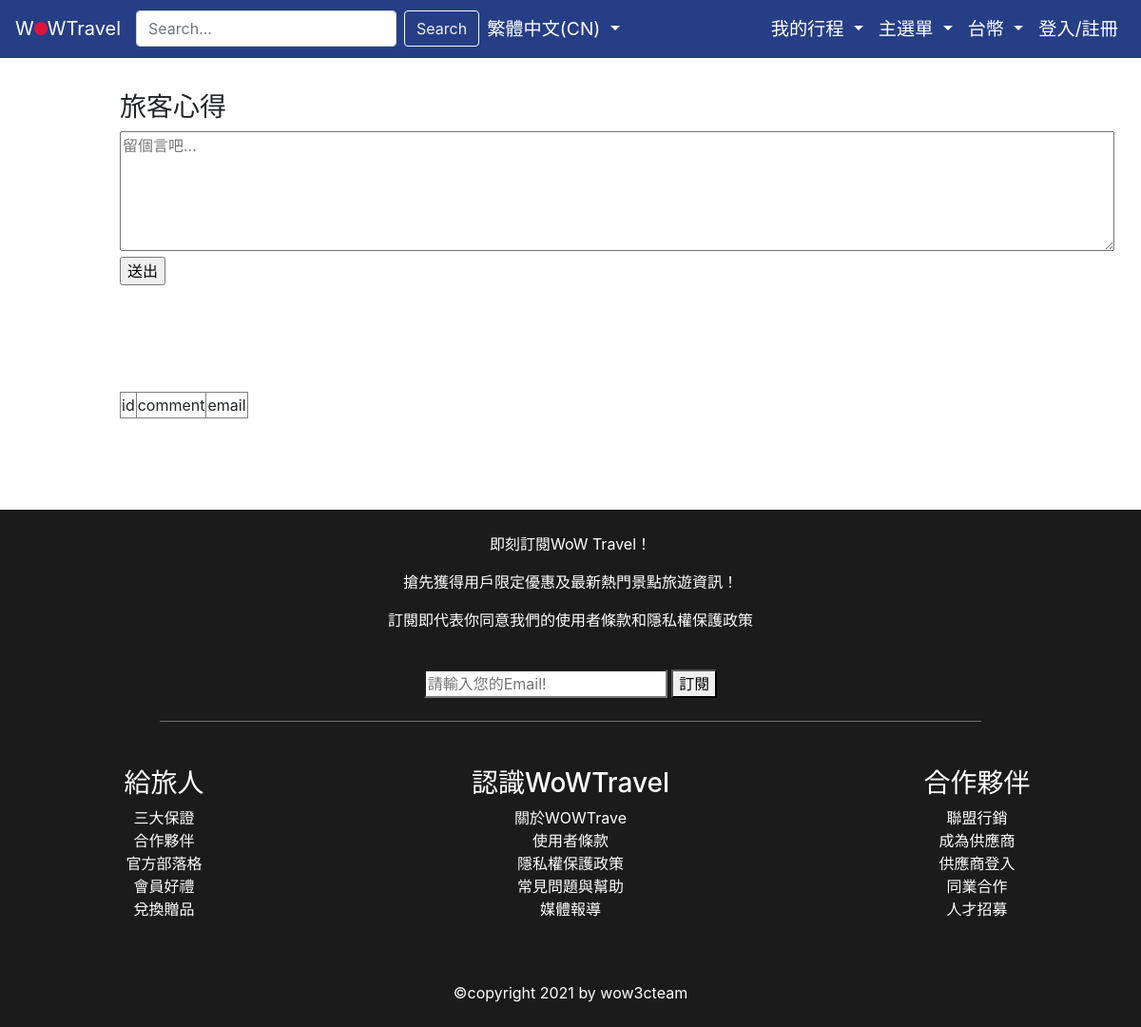
Before: /messenger with the older database file.
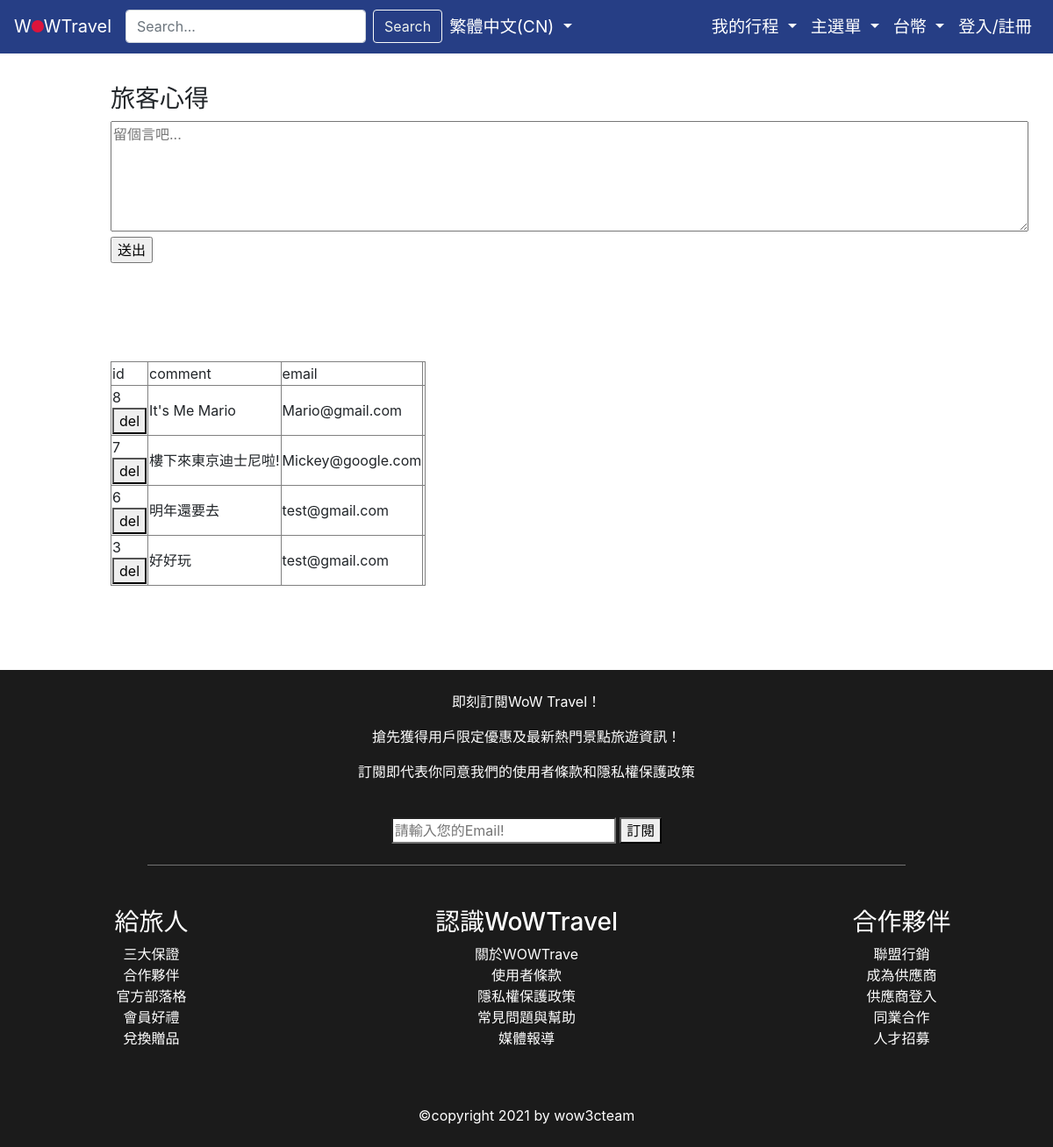
After: the same page with the newer database file.
### tables this page shows
CREATE TABLE messenger(
                    id INTEGER PRIMARY KEY AUTOINCREMENT,
                    comment TEXT NOT NULL,
                    email TEXT NOT NULL,
                    member_id INTEGER NOT NULL,
                    FOREIGN KEY (member_id) REFERENCES member(id)
                );

### main.py (the view)
@app.route('/messenger')
def jp_messenger():
    rows = DB.get_all_messenger()
    return render_template('messenger.html', rows=rows)

### db.py (called while the page is built)
    def get_all_messenger(self):
        cursor = self.con.execute(
            "SELECT * FROM messenger ORDER BY id DESC;"
        )
        messenger = []
        for row in cursor:
            messenger.append({
                "id": row[0],
                "comment": row[1],
                "email": row[2]
            })
        return messenger

### templates/messenger.html (shortened to what this page needs)
{% extends "index.html" %} {% block title %}jp{% endblock %} {% block content %}
<div class="container rwd d-flex flex-column p-5">
    <div class='p-5'>
        <form action="{{url_for('add_messenger')}}" method="POST">
            <h3>旅客心得</h3>
            <textarea type='text' cols="100" rows="5" placeholder="留個言吧..." name="comment"></textarea>
            <p><input type="submit" value="送出"></p>
        </form>
    </div>
    <div class='p-5'>
        <table border=1>
            <thead>
                <td>id</td>
                <td>comment</td>
                <td>email</td>
            </thead>
            {% for row in rows %}
            <tr class='active'>
                <td>{{ row['id'] }}
                    <form action="{{url_for('delete_messenger')}}" method="POST">
                        <button name="button" value="{{ row['id'] }}" >del</button>
                    </form>
                </td>
                <td>{{ row['comment'] }}</td>
                <td>{{ row['email'] }}</td>
                <td>{{ row['member_id'] }}</td>
            </tr>
            {% endfor %}
        </table>
    </div>
</div>
{% endblock %}

### templates/index.html (shortened to what this page needs)
<!doctype html>
<html lang="en">
<head>
    <link rel="stylesheet" href="https://stackpath.bootstrapcdn.com/bootstrap/4.3.1/css/bootstrap.min.css">
    <link rel="stylesheet" href="https://cdnjs.cloudflare.com/ajax/libs/font-awesome/5.15.3/css/all.min.css" />
    <link rel="stylesheet" href="{{url_for('static', filename='common.css')}}" />
</head>
<body class="container-fluid m-0 p-0">
    <nav class="wow-bg navbar navbar-expand-lg navbar-dark fixed-top">
        <a class="logo-link navbar-brand d-flex justify-content-center" href="{{url_for('index')}}">W<div class="logo">
            <div class='nav_circle'></div>
        </div>WTravel</a>
        <div class=" collapse navbar-collapse " id="navbarSupportedContent">
            <form class="form-inline my-2 my-lg-0">
                <input class="search-text form-control mr-sm-2" type="search" placeholder="Search..." aria-label="Search">
                <button class="search btn btn-outline-success my-2 my-sm-0" type="submit">Search</button>
            </form>
            <ul class="navbar-nav mr-auto navbar-nav-scroll">
                <li class="nav-item dropdown ">
                    <a class="nav-link dropdown-toggle" href="#" id="navbarDropdown" role="button" data-toggle="dropdown" aria-haspopup="true" aria-expanded="false">
                        繁體中文(CN)
                    </a>
                </li>
            </ul>
            <ul class="navbar-nav ml-auto navbar-nav-scroll">
                <li class="nav-item dropdown">
                    <a class="myCart nav-link dropdown-toggle" href="#" id="navbarDropdown" role="button" data-toggle="dropdown" aria-haspopup="true" aria-expanded="false" style="color:white">
                        我的行程
                    </a>
                </li>
                <li class="nav-item dropdown">
                    <a class="nav-link dropdown-toggle" href="#" id="navbarDropdown" role="button" data-toggle="dropdown" aria-haspopup="true" aria-expanded="false">
                        主選單
                    </a>
                </li>
                <li class="nav-item dropdown">
                    <a class="nav-link dropdown-toggle" href="#" id="navbarDropdown" role="button" data-toggle="dropdown" aria-haspopup="true" aria-expanded="false">
                        台幣
                    </a>
                </li>
                <li class="nav-item active">
                    <a class="nav-link" href="{{url_for('log_in')}}">登入/註冊 <span class="sr-only">(current)</span></a>
                </li>
            </ul>
        </div>
    </nav>
    {% block content %}{% endblock %}
    <footer>
        <div class="d-none d-md-flex flex-column align-items-center">
            <div class="info_left my-3 py-2">
                <p>即刻訂閱WoW Travel！</p>
                <p>搶先獲得用戶限定優惠及最新熱門景點旅遊資訊！</p>
                <p>訂閱即代表你同意我們的使用者條款和隱私權保護政策</p>
            </div>
            <div class="mail ">
                <input type="search" id="search" placeholder="請輸入您的Email!" />
                <button type="button">訂閱</button>
            </div>
        </div>
        <div class="line m-0 p-4 w-100 d-none d-md-flex justify-content-center">
            <hr class="m-0 w-75" size="2" noshade="noshade" />
        </div>
        <div class="container">
            <div class="row footer_row ">
                <div class="col-md-3 col-12 my-4">
                    <ul class="footer_link ">
                        <h3>給旅人</h3>
                        <li><a href="">三大保證</a></li>
                        <li><a href="">合作夥伴</a></li>
                        <li><a href="">官方部落格</a></li>
                        <li><a href="">會員好禮</a></li>
                        <li><a href="">兌換贈品</a></li>
                    </ul>
                </div>
                <div class="col-md-6 col-12 my-4">
                    <ul class="footer_link text-center">
                        <h3>認識WoWTravel</h3>
                        <li><a href="">關於WOWTrave</a></li>
                        <li><a href="">使用者條款</a></li>
                        <li><a href="">隱私權保護政策</a></li>
                        <li><a href="">常見問題與幫助</a></li>
                        <li><a href="">媒體報導</a></li>
                    </ul>
                </div>
                <div class="col-md-3 col-12 my-4">
                    <ul class="footer_link">
                        <h3>合作夥伴</h3>
                        <li><a href="">聯盟行銷</a></li>
                        <li><a href="">成為供應商</a></li>
                        <li><a href="">供應商登入</a></li>
                        <li><a href="">同業合作</a></li>
                        <li><a href="">人才招募</a></li>
                    </ul>
                </div>
                <div class="footer_bottom col-md-12 col-12 my-4">
                    &copy;copyright 2021 by wow3cteam
                </div>
            </div>
        </div>
    </footer>
</body>
</html>

### static/common.css (style rules this page uses)
.wow-bg { background-color: rgb(38, 62, 133); }
.nav-item { font-size: 1.2em; }
.nav_circle { width: 14px; height: 14px; border-radius: 50%; background-color: crimson; margin-top: 8px; animation: logo active 3s; }
.btn-outline-success { color: #ecf1ed; border-color: #f8faf9; }
.navbar-dark .navbar-nav .nav-link { color: rgba(255, 255, 255); }
footer { background-color: rgb(27, 27, 27); }
.footer_h3, .footer_row h3, .footer_bottom, .info_left p { color: white; text-align: center; }
.footer_link { padding-left: 0px; }
.footer_link li { list-style: none; text-align: center; }
.footer_link a { text-decoration: none; color: white }

Changed rows visible on the page:
added messenger: id "8", comment "It's Me Mario", email "Mario@gmail.com"
added messenger: id "7", comment "樓下來東京迪士尼啦!", email "Mickey@google.com"
added messenger: id "6", comment "明年還要去", email "test@gmail.com"
added messenger: id "3", comment "好好玩", email "test@gmail.com"
